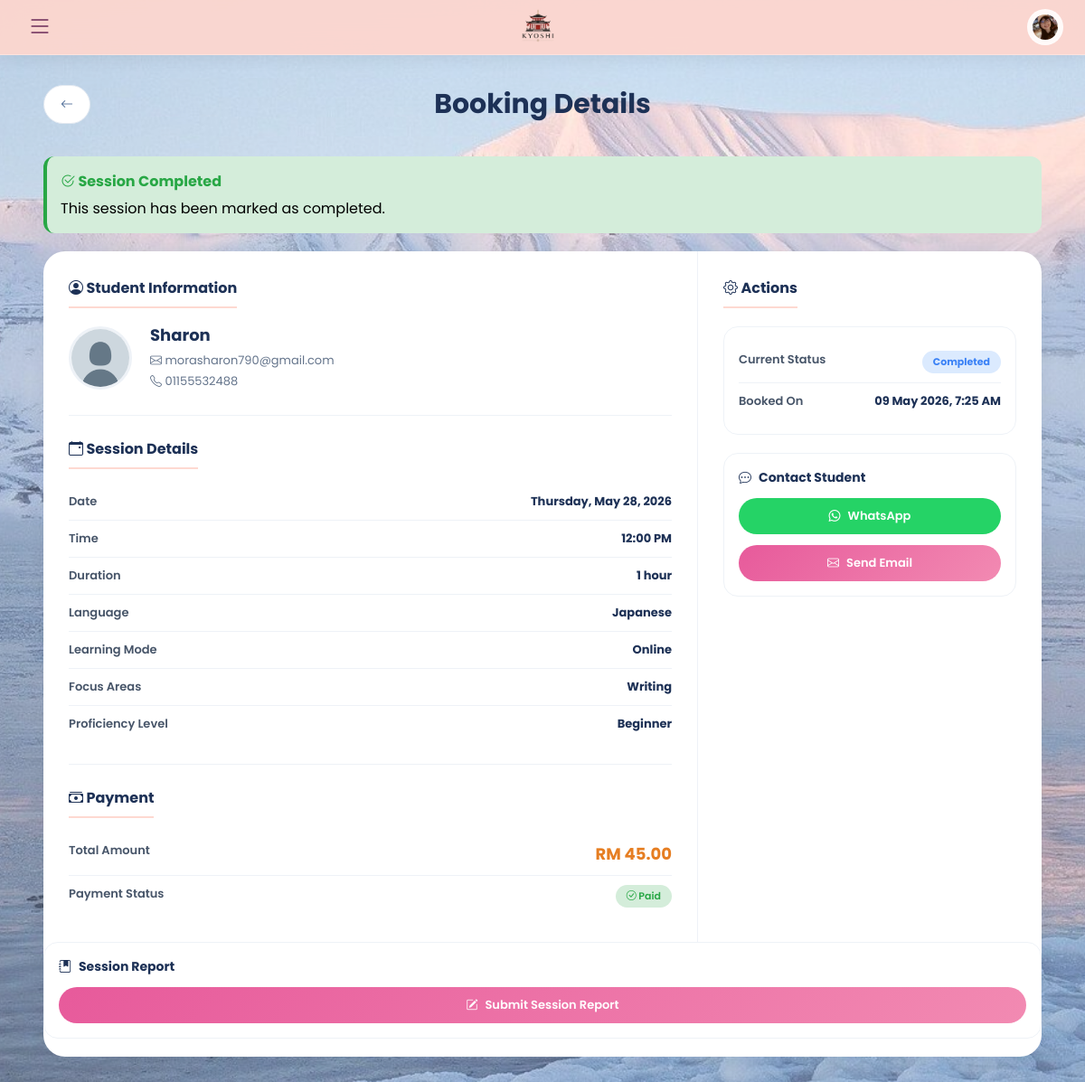
Before: /php/tutor_booking_detail.php?id=1 (signed in) with the older database file.
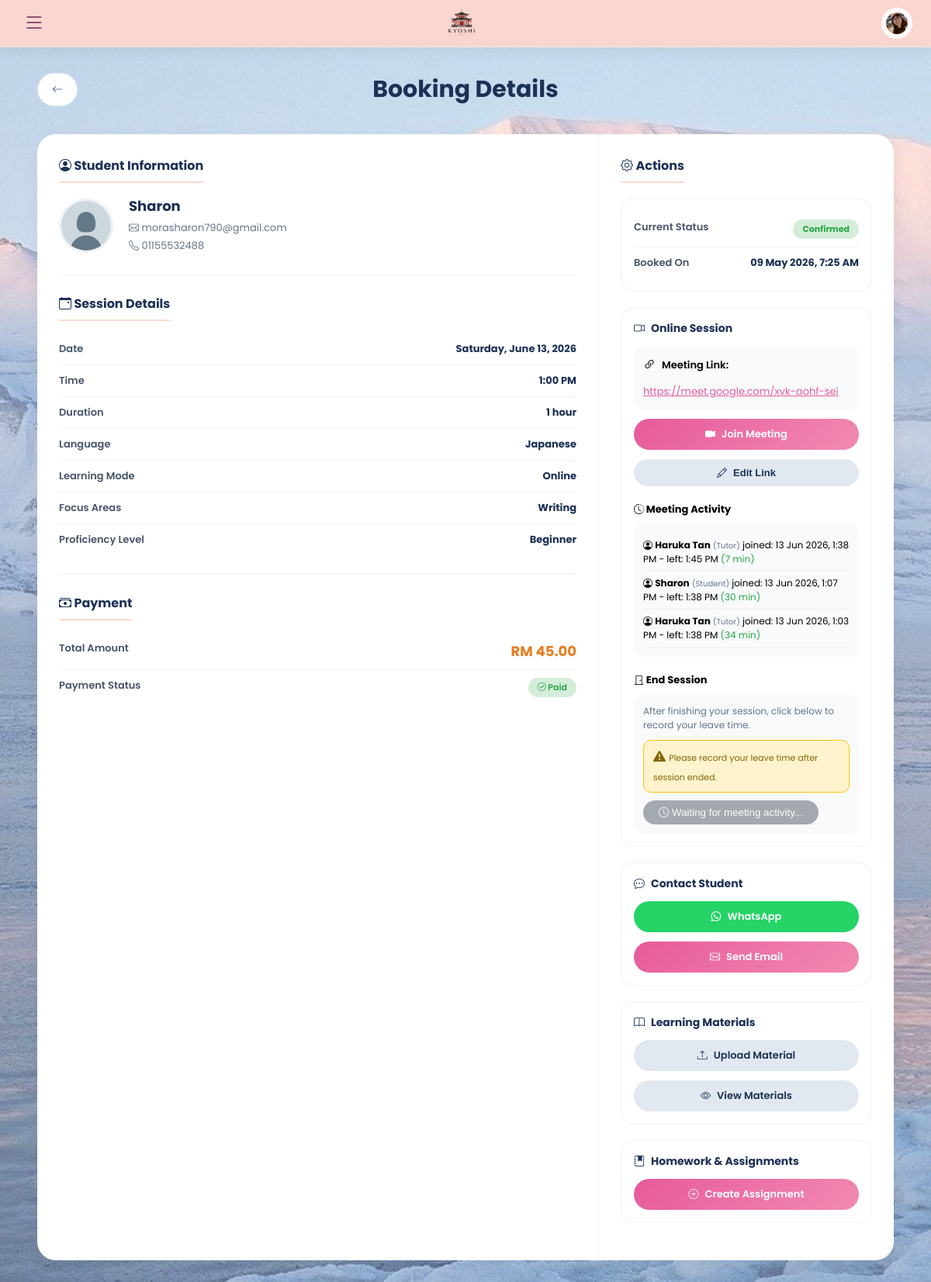
After: the same page with the newer database file.
### tables this page shows
CREATE TABLE `users` (
  `id` int(11) NOT NULL,
  `fullname` varchar(100) NOT NULL,
  `email` varchar(100) NOT NULL,
  `password` varchar(255) NOT NULL,
  `phone` varchar(30) DEFAULT NULL,
  `role` enum('student','tutor','admin') NOT NULL,
  `profile_pic` varchar(255) DEFAULT NULL,
  `created_at` timestamp NOT NULL DEFAULT current_timestamp(),
  `status` varchar(20) DEFAULT 'approved',
  `verification_token` varchar(255) DEFAULT NULL,
  `is_verified` tinyint(1) DEFAULT 0,
  `google_calendar_connected` tinyint(1) DEFAULT 0,
  `google_calendar_asked` tinyint(1) DEFAULT 0,
  `deactivated_at` datetime DEFAULT NULL,
  `deactivation_reason` text DEFAULT NULL,
  `first_promo_applied` tinyint(4) DEFAULT 0,
  `is_first_purchase` tinyint(4) DEFAULT 1,
  `promo_code_used` varchar(50) DEFAULT NULL
);

CREATE TABLE `bookings` (
  `id` int(11) NOT NULL,
  `student_id` int(11) NOT NULL,
  `tutor_id` int(11) NOT NULL,
  `language` varchar(50) NOT NULL,
  `learning_mode` enum('online','face_to_face') NOT NULL,
  `booking_date` date NOT NULL,
  `booking_time` time NOT NULL,
  `total_amount` decimal(10,2) DEFAULT 0.00,
  `status` enum('pending','accepted','confirmed','rescheduled','completed','cancelled','disputed') DEFAULT 'pending',
  `completed_at` datetime DEFAULT NULL,
  `auto_completed` tinyint(1) DEFAULT 0,
  `cancelled_by` enum('student','tutor','admin') DEFAULT NULL,
  `cancel_reason` text DEFAULT NULL,
  `meeting_location` varchar(255) DEFAULT NULL,
  `created_at` timestamp NOT NULL DEFAULT current_timestamp(),
  `notes` text DEFAULT NULL,
  `focus` varchar(255) DEFAULT NULL,
  `meeting_link` varchar(500) DEFAULT NULL,
  `link_provided_at` datetime DEFAULT NULL,
  `link_reminder_sent` tinyint(1) DEFAULT 0,
  `proficiency_level` varchar(20) DEFAULT 'beginner',
  `reminder_sent` tinyint(4) DEFAULT 0
);

CREATE TABLE `meeting_logs` (
  `id` int(11) NOT NULL,
  `booking_id` int(11) NOT NULL,
  `meeting_id` varchar(255) DEFAULT NULL,
  `participant_name` varchar(255) DEFAULT NULL,
  `participant_role` enum('tutor','student') DEFAULT NULL,
  `join_time` datetime DEFAULT NULL,
  `leave_time` datetime DEFAULT NULL,
  `duration_minutes` int(11) DEFAULT NULL
);

### php/tutor_booking_detail.php (the view, shortened to what the rows shown need)
<?php
include 'config.php';
$assetBase = '../assets/img';
$userID = $_SESSION['user_id'];
$booking_id = intval($_GET['id'] ?? 0);
$stmt = $conn->prepare("SELECT * FROM users WHERE id = ? AND role = 'tutor'");
$stmt->bind_param("i", $userID);
$stmt->execute();
$tutor = $stmt->get_result()->fetch_assoc();
$profilePic = !empty($tutor['profile_pic'])
    ? '../uploads/profiles/' . $tutor['profile_pic']
    : $assetBase . '/profile-tutor.png';
$stmt = $conn->prepare("
    SELECT b.*,
           u.fullname as student_name,
           u.email as student_email,
           u.phone as student_phone,
           u.profile_pic as student_pic,
           tp.rate
    FROM bookings b
    JOIN users u ON b.student_id = u.id
    JOIN tutor_profiles tp ON b.tutor_id = tp.user_id
    WHERE b.id = ? AND b.tutor_id = ?
");
$stmt->bind_param("ii", $booking_id, $userID);
$stmt->execute();
$booking = $stmt->get_result()->fetch_assoc();
$isCancelled = ($booking['status'] === 'cancelled');
$isCompleted = ($booking['status'] === 'completed');
$isConfirmed = ($booking['status'] === 'confirmed');
$isActive = ($isConfirmed && !$isCancelled && !$isCompleted);
$class_time = strtotime($booking['booking_date'] . ' ' . $booking['booking_time']);
$current_time = time();
$is_past_class = $class_time < $current_time;
function e($value) {
    return htmlspecialchars($value ?? '', ENT_QUOTES, 'UTF-8');
}
?>
<!DOCTYPE html>
<html lang="en">
<head>
<link rel="stylesheet" href="https://cdn.jsdelivr.net/npm/bootstrap-icons@1.13.1/font/bootstrap-icons.min.css">
<link rel="stylesheet" href="../css/style.css">
</head>
<body>
<header class="topbar">
    <div class="container">
        <nav class="nav">
            <div class="nav-actions">
            <div style="position:relative;">
                <button class="profile" onclick="toggleDropdown()">
                    <img src="<?= e($profilePic) ?>">
                </button>
                </div>
            </div>
        </nav>
    </div>
</header>
<div class="main">
    <div class="page-top">
        <h1>Booking Details</h1>
    </div>
    <div class="main-container">
        <div class="main-content">
            <div class="left-section">
                <div>
                    <div class="student-info">
                        <div class="student-details">
                            <h3><?= e($booking['student_name']) ?></h3>
                            <p><i class="bi bi-envelope"></i> <?= e($booking['student_email']) ?></p>
                            <?php if (!empty($booking['student_phone'])): ?>
                                <p><i class="bi bi-telephone"></i> <?= e($booking['student_phone']) ?></p>
                            <?php else: ?>
                                <p><i class="bi bi-telephone"></i> <span style="color: #0e97b6;">No phone number provided</span></p>
                            <?php endif; ?>
                        </div>
                    </div>
                </div>
                <div>
                    <div class="info-row">
                        <span class="info-label">Date</span>
                        <span class="info-value"><?= date('l, F j, Y', strtotime($booking['booking_date'])) ?></span>
                    </div>
                    <div class="info-row">
                        <span class="info-label">Time</span>
                        <span class="info-value"><?= date('g:i A', strtotime($booking['booking_time'])) ?></span>
                    </div>
                    <div class="info-row">
                        <span class="info-label">Language</span>
                        <span class="info-value"><?= e($booking['language']) ?></span>
                    </div>
                    <div class="info-row">
                        <span class="info-label">Focus Areas</span>
                        <span class="info-value"><?= e($booking['focus'] ?? 'Not specified') ?></span>
                    </div>
                                            <div class="info-row">
                            <span class="info-label">Proficiency Level</span>
                            <span class="info-value">
                                <?php
                                $level = $booking['proficiency_level'] ?? 'beginner';
                                $levelLabels = [
                                    'beginner' => 'Beginner',
                                    'intermediate' => 'Intermediate',
                                    'advanced' => 'Advanced',
                                    'master' => 'Master'
                                ];
                                echo $levelLabels[$level] ?? ucfirst($level);
                                ?>
                            </span>
                        </div>
                </div>
                <div>
                    <div class="info-row">
                        <span class="info-label">Total Amount</span>
                        <span class="info-value" style="font-size: 18px; color: #e67e22;">
                            RM <?= number_format($booking['total_amount'], 2) ?>
                        </span>
                    </div>
                </div>
            </div>
            <div class="right-section">
<div class="info-box">
    <div class="info-row">
        <span class="info-value">
            <span class="status-badge status-<?= e($booking['status']) ?>">
                <?php
                $statusDisplay = $booking['status'];
                echo ucfirst($statusDisplay);
                ?>
            </span>
        </span>
    </div>
    <div class="info-row">
        <span class="info-label">Booked On</span>
        <span class="info-value"><?= date('d M Y, g:i A', strtotime($booking['created_at'])) ?></span>
    </div>
</div>
                <?php if ($isActive): ?>
                <?php if ($booking['learning_mode'] === 'online'): ?>
                    <div class="info-box">
                        <?php if (!empty($booking['meeting_link'])): ?>
                            <div class="light-bg" style="margin-bottom: 12px;">
                                <div style="display: flex; align-items: center; gap: 8px; margin-bottom: 8px;">
                                    <i class="bi bi-link-45deg"></i>
                                    <span style="font-size: 13px; font-weight: 600;">Meeting Link:</span>
                                </div>
                                <a href="<?= e($booking['meeting_link']) ?>" target="_blank" style="color: #E75A9B; word-break: break-all; font-size: 13px;">
                                    <?= e($booking['meeting_link']) ?>
                                </a>
                            </div>
                            <div class="button-group">
                                <a href="join_meeting.php?booking_id=<?= $booking_id ?>&link=<?= urlencode($booking['meeting_link']) ?>" target="_blank" class="btn-pink">
                                    <i class="bi bi-camera-video-fill"></i> Join Meeting
                                </a>
                                <button onclick="showEditLinkModal(<?= $booking['id'] ?>, '<?= e($booking['meeting_link']) ?>')" class="btn-outline">
                                    <i class="bi bi-pencil"></i> Edit Link
                                </button>
                            </div>
<div style="margin-top: 16px;">
    <strong style="font-size: 13px;"><i class="bi bi-clock-history"></i> Meeting Activity</strong>
    <div style="background: #f8fafc; border-radius: 12px; padding: 12px; margin-top: 8px;">
        <?php
        $logsStmt = $conn->prepare("SELECT * FROM meeting_logs WHERE booking_id = ? ORDER BY join_time DESC");
        $logsStmt->bind_param("i", $booking_id);
        $logsStmt->execute();
        $logs = $logsStmt->get_result()->fetch_all(MYSQLI_ASSOC);
        if (!empty($logs)):
        ?>
           <?php foreach ($logs as $log): ?>
<div style="font-size: 12px; padding: 6px 0; border-bottom: 1px solid #eef2f7;">
    <i class="bi bi-person-circle"></i> <strong><?= e($log['participant_name']) ?></strong>
    <span style="font-size: 10px; color: #64748b;">(<?= ucfirst(e($log['participant_role'])) ?>)</span>
    joined: <?= date('d M Y, g:i A', strtotime($log['join_time'])) ?>
    <?php if ($log['leave_time']): ?>
        - left: <?= date('g:i A', strtotime($log['leave_time'])) ?>
        <span style="color: #28a745;">(<?= $log['duration_minutes'] ?> min)</span>
    <?php else: ?>
        <span style="color: #f59e0b;">(Active)</span>
    <?php endif; ?>
</div>
<?php endforeach; ?>
        <?php endif; ?>
    </div>
</div>
<div style="margin-top: 16px;">
    <strong style="font-size: 13px;"><i class="bi bi-door-closed"></i> End Session</strong>
    <div style="background: #f8fafc; border-radius: 12px; padding: 12px; margin-top: 8px;">
        <p style="font-size: 12px; color: #64748b; margin-bottom: 10px;">
            After finishing your session, click below to record your leave time.
        </p>
        <?php
        $session_time = strtotime($booking['booking_date'] . ' ' . $booking['booking_time']);
        $is_session_past = (time() > $session_time);
        $is_session_completed = ($booking['status'] === 'completed');
        if ($is_session_past && !$is_session_completed):
        ?>
        <div style="background: #fff3cd; border: 1px solid #ffc107; border-radius: 10px; padding: 8px 12px; margin-bottom: 10px;">
            <i class="bi bi-exclamation-triangle-fill" style="color: #856404;"></i>
            <span style="font-size: 11px; color: #856404;">
                Please record your leave time after session ended.
            </span>
        </div>
        <?php endif; ?>
        <?php
        $hasActiveSession = false;
        if ($is_past_class && !$is_session_completed) {
            $activeCheck = $conn->prepare("SELECT id FROM meeting_logs WHERE booking_id = ? AND leave_time IS NULL LIMIT 1");
            $activeCheck->bind_param("i", $booking_id);
            $activeCheck->execute();
            $hasActiveSession = $activeCheck->get_result()->num_rows > 0;
        }
        if ($is_past_class && $hasActiveSession && !$is_session_completed):
        ?>
        <button onclick="recordMeetingLeave(<?= $booking_id ?>)" class="btn-outline" style="width: auto; padding: 8px 20px; background: #dc3545; color: white; border: none; border-radius: 30px; cursor: pointer;">
            <i class="bi bi-box-arrow-right"></i> End Session & Record Leave
        </button>
        <?php elseif ($is_past_class && !$is_session_completed): ?>
        <button disabled style="width: auto; padding: 8px 20px; background: #6c757d; color: white; border: none; border-radius: 30px; opacity: 0.6;">
            <i class="bi bi-clock"></i> Waiting for meeting activity...
        </button>
        <?php elseif (!$is_past_class): ?>
        <button disabled style="width: auto; padding: 8px 20px; background: #6c757d; color: white; border: none; border-radius: 30px; opacity: 0.6;">
            <i class="bi bi-calendar-clock"></i> Available after session ends (<?= date('d M Y, g:i A', $session_time) ?>)
        </button>
        <?php else: ?>
        <button disabled style="width: auto; padding: 8px 20px; background: #6c757d; color: white; border: none; border-radius: 30px; opacity: 0.6;">
            <i class="bi bi-check-circle"></i> Session already completed
        </button>
        <?php endif; ?>
    </div>
</div>
                        <?php endif; ?>
                    </div>
                <?php endif; ?>
            <?php endif; ?>
                <?php if ($isActive): ?>
                <div class="info-box">
        <div class="button-group">
            <?php endif; ?>
        </div>
    </div>
            </div>
        </div>
    </div>
</div>
</body>
</html>

Changed rows visible on the page:
changed bookings "Japanese": booking_date "Thursday, May 28, 2026" → "Saturday, June 13, 2026"; booking_time "12:00 PM" → "1:00 PM"; status "Completed" → "Confirmed"; meeting_link (not shown) → "https://meet.google.com/xvk-aohf-sei"
added meeting_logs: participant_name "Haruka Tan", participant_role "Tutor", join_time "13 Jun 2026, 1:38 PM", leave_time "1:45 PM", duration_minutes "7"
added meeting_logs: participant_name "Sharon", participant_role "Student", join_time "13 Jun 2026, 1:07 PM", leave_time "1:38 PM", duration_minutes "30"
added meeting_logs: participant_name "Haruka Tan", participant_role "Tutor", join_time "13 Jun 2026, 1:03 PM", leave_time "1:38 PM", duration_minutes "34"
Other visible differences:
text no longer shown: "Session Completed This session has been marked as completed. Session Report Submit Session Report"
text now shown: "Online Session Meeting Link: Join Meeting Edit Link Meeting Activity End Session After finishing your session, click below to record your leave time. Please record your leave time after session ended. Waiting for meeting activity... Learning Materials Upload Material View Materials Homework & Assignments Create Assignment"
